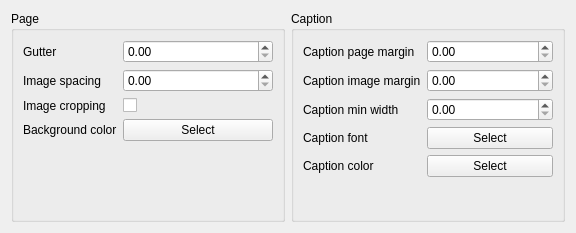
<?xml version="1.0" encoding="UTF-8"?>
<ui version="4.0">
 <class>MyPageLayoutOptionsWidget</class>
 <widget class="QWidget" name="MyPageLayoutOptionsWidget">
  <property name="geometry">
   <rect>
    <x>0</x>
    <y>0</y>
    <width>576</width>
    <height>233</height>
   </rect>
  </property>
  <property name="windowTitle">
   <string>Form</string>
  </property>
  <layout class="QHBoxLayout" name="horizontalLayout">
   <item>
    <widget class="QGroupBox" name="groupBox_2">
     <property name="title">
      <string>Page</string>
     </property>
     <layout class="QFormLayout" name="formLayout_3">
      <item row="0" column="0">
       <widget class="QLabel" name="label">
        <property name="text">
         <string>Gutter</string>
        </property>
       </widget>
      </item>
      <item row="0" column="1">
       <widget class="QDoubleSpinBox" name="gutterSpb"/>
      </item>
      <item row="1" column="0">
       <widget class="QLabel" name="label_2">
        <property name="text">
         <string>Image spacing</string>
        </property>
       </widget>
      </item>
      <item row="1" column="1">
       <widget class="QDoubleSpinBox" name="imageSpacingSpb"/>
      </item>
      <item row="2" column="0">
       <widget class="QLabel" name="label_3">
        <property name="text">
         <string>Image cropping</string>
        </property>
       </widget>
      </item>
      <item row="2" column="1">
       <widget class="QCheckBox" name="imageCroppingChk">
        <property name="text">
         <string/>
        </property>
       </widget>
      </item>
      <item row="3" column="0">
       <widget class="QLabel" name="label_4">
        <property name="text">
         <string>Background color</string>
        </property>
       </widget>
      </item>
      <item row="3" column="1">
       <widget class="QPushButton" name="bgColorBut">
        <property name="text">
         <string>Select</string>
        </property>
       </widget>
      </item>
     </layout>
    </widget>
   </item>
   <item>
    <widget class="QGroupBox" name="groupBox">
     <property name="title">
      <string>Caption</string>
     </property>
     <layout class="QFormLayout" name="formLayout_2">
      <item row="0" column="0">
       <widget class="QLabel" name="label_5">
        <property name="text">
         <string>Caption page margin</string>
        </property>
       </widget>
      </item>
      <item row="0" column="1">
       <widget class="QDoubleSpinBox" name="captionPageMarginSpb"/>
      </item>
      <item row="1" column="0">
       <widget class="QLabel" name="label_6">
        <property name="text">
         <string>Caption image margin</string>
        </property>
       </widget>
      </item>
      <item row="1" column="1">
       <widget class="QDoubleSpinBox" name="captionImageMarginSpb"/>
      </item>
      <item row="2" column="0">
       <widget class="QLabel" name="label_7">
        <property name="text">
         <string>Caption min width</string>
        </property>
       </widget>
      </item>
      <item row="2" column="1">
       <widget class="QDoubleSpinBox" name="captionMinWidthSpb"/>
      </item>
      <item row="3" column="0">
       <widget class="QLabel" name="label_8">
        <property name="text">
         <string>Caption font</string>
        </property>
       </widget>
      </item>
      <item row="3" column="1">
       <widget class="QPushButton" name="captionFontBut">
        <property name="text">
         <string>Select</string>
        </property>
       </widget>
      </item>
      <item row="4" column="0">
       <widget class="QLabel" name="label_9">
        <property name="text">
         <string>Caption color</string>
        </property>
       </widget>
      </item>
      <item row="4" column="1">
       <widget class="QPushButton" name="captionColorBut">
        <property name="text">
         <string>Select</string>
        </property>
       </widget>
      </item>
     </layout>
    </widget>
   </item>
  </layout>
 </widget>
 <resources/>
 <connections/>
</ui>
